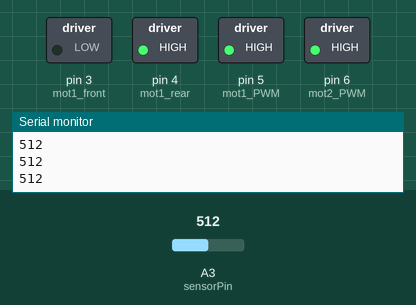
This sketch was run on a simulated Arduino Uno, built with avr-gcc and run on an emulated ATmega328P. Shown: switched loads named in the sketch (green lamp = pin HIGH), the last lines printed to the serial monitor. The inputs (shaded band) are chosen by the test bench; at power-on: A3 (sensorPin) = 512.

Above: at 1.2 s.
1.3 s: A3 (sensorPin) set to 993
2.9 s: A3 (sensorPin) set to 1009
At 4.1 s:
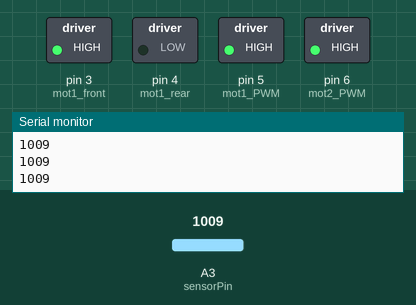
4.8 s: A3 (sensorPin) set to 990
At 5.5 s:
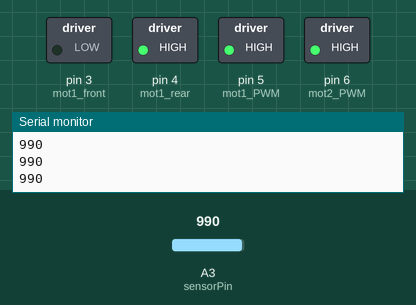
6.3 s: A3 (sensorPin) set to 1010
At 7.9 s:
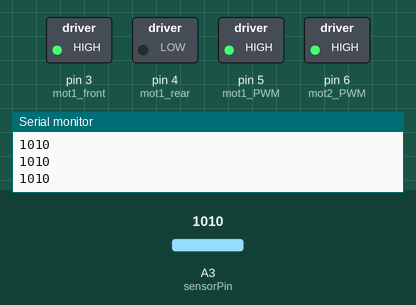
Timing chart, 0 to 9.2 s (numbered marks = the images above; inputs shaded):
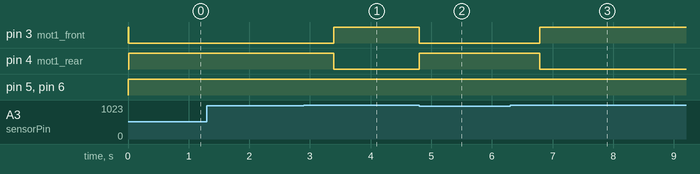

The sketch:

projeto3_carro.ino
```cpp
/*
 * Projeto 3 - EA 076 Carrinho que desvia de obstaculos
 * Caio Cesar Porto RA 101720
 * Daniel           RA 155090
 */

 #include <stdio.h>
 #include <TimerOne.h>


/*Pinos relativos ao motor 1 */
int mot1_PWM = 5;
int mot1_front = 3;
int mot1_rear = 4;

/*Pinos relativos ao motor 2 */
int mot2_PWM= 6;
int mot2_front= 7;
int mot2_rear= 8;

/*Sensores*/
int sensorPin= A3;
int sens_value;

/*Flags pada controle do estado*/

int front_flag = 1 ;
int turn_flag = 0 ;
int count;

/* Funcao recebe como parametro o motor que deve ser ligado,
direcao e velocidade e seta os pinos de saida */

void motor_on(int motor, boolean reverse,int speed){


switch(motor){

  case 1:
    analogWrite(mot1_PWM, speed);

    if(reverse == true){
        digitalWrite(mot1_front, HIGH);
        digitalWrite(mot1_rear, LOW);
    }

    else{
        digitalWrite(mot1_front, LOW);
        digitalWrite(mot1_rear, HIGH);

      }
    break;

  case 2:
    analogWrite(mot2_PWM, speed);

    if(reverse == true){
        digitalWrite(mot2_front, HIGH);
        digitalWrite(mot2_rear, LOW);
    }

    else{
        digitalWrite(mot2_front, LOW);
        digitalWrite(mot2_rear, HIGH);
    }
    break;

  }

  }


/* Funcao desliga ambos os motores*/

void motor_off(){
analogWrite(mot1_PWM, 0);
analogWrite(mot2_PWM, 0);


}

void setup() {

Serial.begin (9600);

pinMode(mot1_PWM, OUTPUT);
pinMode(mot1_front, OUTPUT);
pinMode(mot1_rear, OUTPUT);

pinMode(mot1_PWM, OUTPUT);
pinMode(mot1_front, OUTPUT);
pinMode(mot1_rear, OUTPUT);

pinMode(sensorPin,INPUT);

Timer1.initialize(10000); // Interrupcao a cada 1ms
Timer1.attachInterrupt(ISR_timer); // Associa a interrupcao periodica a funcao ISR_timer

}


/* A cada interrupcao o sistema verifica se o sensor esta ativo e em caso positivo muda o estado atraves das flags. Para voltar ao
estado inicial o sensor deve ficar inativo durante 1000 contagens para evitar interferencia*/

void ISR_timer(){

sens_value = analogRead(sensorPin);
Serial.println(analogRead(sensorPin));

if(analogRead(sensorPin) <= 1000){

digitalWrite(13, HIGH);

front_flag = 0;
turn_flag = 1;
count =0;
}

if((analogRead(sensorPin) >= 1000)&& (count >= 50)){

digitalWrite(13, LOW);
front_flag = 1;
turn_flag = 0;
}

count++;

}

void loop() {


if(front_flag == 1){

motor_on(1, true, 255);
motor_on(2, false, 255);

}


if(turn_flag == 1){

motor_on(1, false, 255);
motor_on(2, false, 255);

}


}
```

Measured:
- the behaviour switches between 1000 and 1001 on A3 (sensorPin) (found by bisection; images 0 and 1)
- after the input at 2.9 s, pin 3 (mot1_front): LOW → HIGH after 0.49 s; pin 4 (mot1_rear): HIGH → LOW after 0.49 s
- after the input at 4.8 s, pin 3 (mot1_front): HIGH → LOW at once; pin 4 (mot1_rear): LOW → HIGH at once
- after the input at 6.3 s, pin 3 (mot1_front): LOW → HIGH after 0.49 s; pin 4 (mot1_rear): HIGH → LOW after 0.49 s
